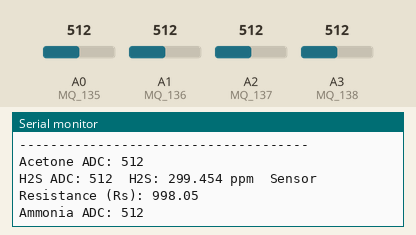
Simulated run of this sketch. Board: Arduino Uno, built with avr-gcc and run on an emulated ATmega328P. Shown: the last lines printed to the serial monitor. The inputs (shaded band) are chosen by the test bench; at power-on: A0 (MQ_135) = 512, A1 (MQ_136) = 512, A2 (MQ_137) = 512, A3 (MQ_138) = 512.

Above: at 1.3 s.
1.4 s: A0 (MQ_135) set to 716
At 1.62 s:
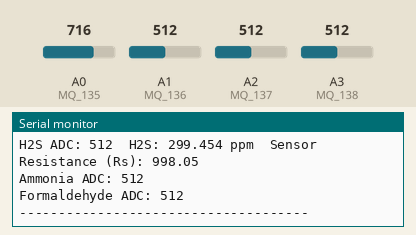
2.9 s: A1 (MQ_136) set to 716
4.4 s: A2 (MQ_137) set to 716
At 5.21 s:
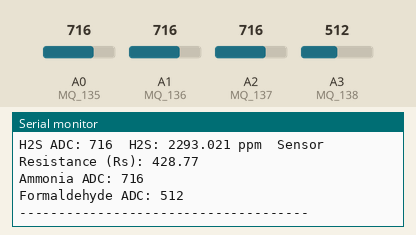
5.9 s: A3 (MQ_138) set to 716
At 6.41 s:
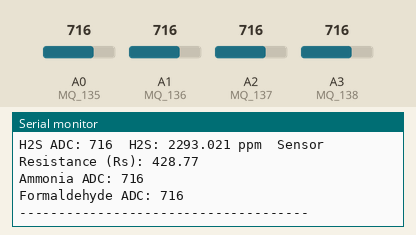
7.4 s: A0 (MQ_135) set to 992
8.9 s: A1 (MQ_136) set to 992
Timing chart, 0 to 11.4 s (numbered marks = the images above; inputs shaded):
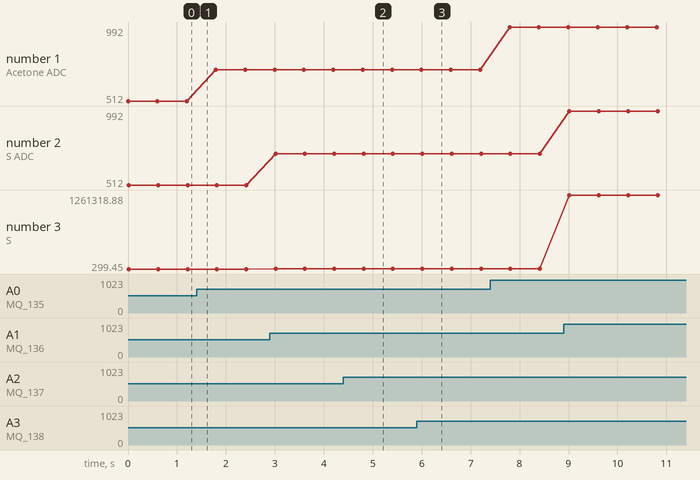

The sketch:

sensor.ino
```cpp
// Pin definitions
#define MQ_135 A0  // Acetone
#define MQ_136 A1  // H2S
#define MQ_137 A2  // Ammonia
#define MQ_138 A3  // Formaldehyde

// Variables for sensor readings
int sensorValue135 = 0;
int sensorValue136 = 0;
int sensorValue137 = 0;
int sensorValue138 = 0;

float Rs; // Sensor resistance for MQ-136

// Function prototype
float analyzeH2S(int adc);

void setup() {
  Serial.begin(9600);
}

void loop() {
  // Read MQ-135 (Acetone)
  sensorValue135 = analogRead(MQ_135);
  Serial.print("Acetone ADC: ");
  Serial.println(sensorValue135);

  // Read MQ-136 (H2S)
  sensorValue136 = analogRead(MQ_136);
  Serial.print("H2S ADC: ");
  Serial.print(sensorValue136);
  Serial.print("\t");

  float h2sPPM = analyzeH2S(sensorValue136);
  Serial.print("H2S: ");
  Serial.print(h2sPPM, 3);
  Serial.print(" ppm\t");

  Serial.print("Sensor Resistance (Rs): ");
  Serial.println(Rs, 2);

  // Read MQ-137 (Ammonia)
  sensorValue137 = analogRead(MQ_137);
  Serial.print("Ammonia ADC: ");
  Serial.println(sensorValue137);

  // Read MQ-138 (Formaldehyde)
  sensorValue138 = analogRead(MQ_138);
  Serial.print("Formaldehyde ADC: ");
  Serial.println(sensorValue138);

  Serial.println("-------------------------------------");
  delay(500);
}

// Function to calculate H2S concentration from MQ-136 ADC value
float analyzeH2S(int adc) {
  const float slope = -0.4150374993;
  const float A = 5.409597909;
  const float Rseries = 1000.0;
  const float Vadc = (adc * 5.0) / 1023.0;

  Rs = ((5.0 - Vadc) / Vadc) * Rseries;

  const float R0 = 1966.78;
  float ratio = Rs / R0;

  float h2sPPM = pow(10, (log10(ratio / A) / slope));
  return h2sPPM;
}
```

Measured:
- after the input at 4.4 s, the serial monitor: prints a new line after 0.48 s (image 2)
- after the input at 5.9 s, the serial monitor: prints a new line after 0.20 s (image 3)
- plotted number 1: 512 → 716 after the input at 1.4 s, 716 → 992 after the input at 7.4 s
- plotted number 3: 299.45 → 2293.02 after the input at 2.9 s, 2293.02 → 1261318.88 after the input at 8.9 s
